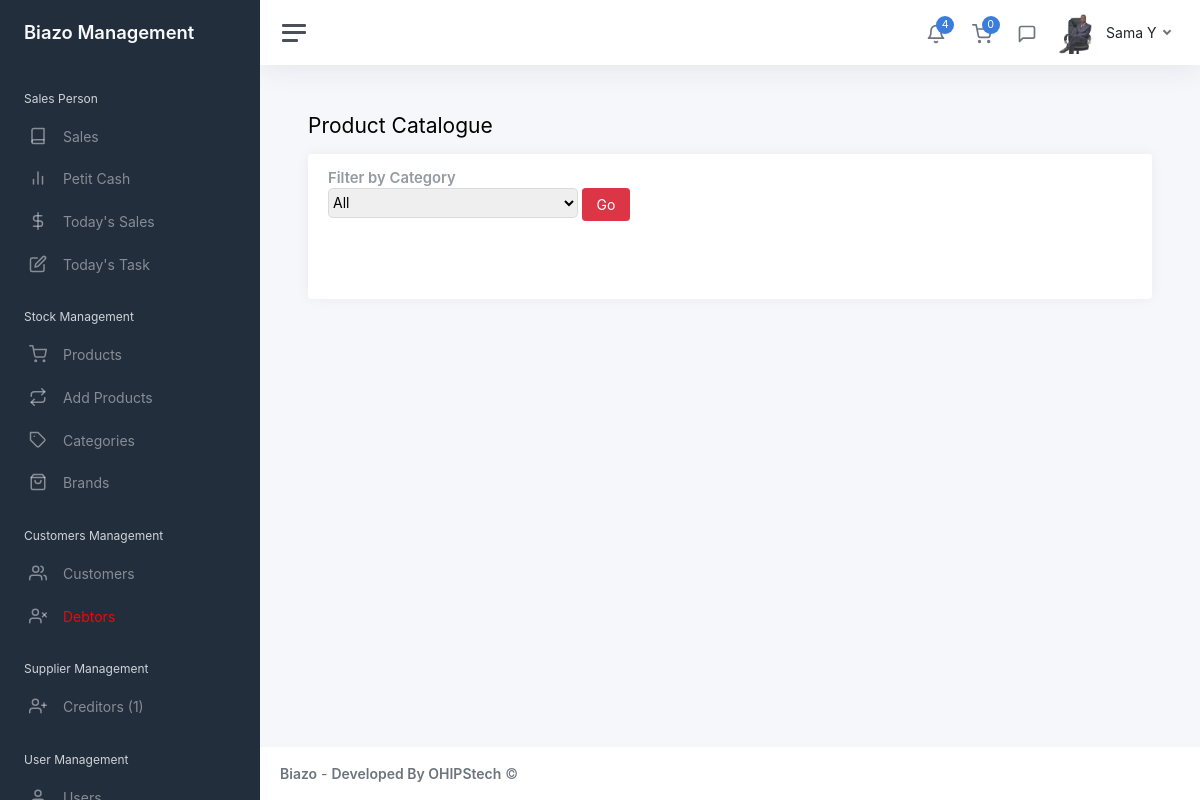
/admin/products.php (signed in), run on the app's committed database.
### tables this page shows
CREATE TABLE `users` (
  `id` int(11) NOT NULL,
  `member_name` varchar(255) NOT NULL,
  `position` varchar(255) NOT NULL,
  `dob` date NOT NULL,
  `country` varchar(255) NOT NULL,
  `gender` varchar(255) NOT NULL,
  `address` varchar(255) NOT NULL,
  `hobbies` varchar(255) NOT NULL,
  `id_no` varchar(255) NOT NULL,
  `start_date` varchar(255) NOT NULL,
  `code` varchar(20) NOT NULL,
  `phone` varchar(20) NOT NULL,
  `image` mediumblob NOT NULL,
  `employee_id` mediumblob NOT NULL,
  `employee_application` varchar(255) NOT NULL,
  `surety_name` varchar(255) NOT NULL,
  `surety_occupation` varchar(255) NOT NULL,
  `surety_phone` varchar(50) NOT NULL,
  `surety_id` varchar(255) NOT NULL,
  `surety_relationship` varchar(50) NOT NULL,
  `surety_address` varchar(50) NOT NULL,
  `surety_agreement` varchar(50) NOT NULL,
  `username` varchar(100) NOT NULL,
  `password` varchar(255) NOT NULL,
  `other` varchar(255) NOT NULL,
  `isUser` int(255) NOT NULL
);

### admin/products.php (the view, shortened to what this page needs)
<?php
    include "includes/head.php";
    include "includes/sidebar.php";
?>
<main class="content">
	<div class="container-fluid p-0">
		<h1 class="h3 mb-3">Product Catalogue</h1>
		<div class="row">
			<div class="col-12">
				<div class="card">
					<div class="card-header">
						<h5 class="card-title mb-0">Filter by Category</h5>
                        <form action="<?php echo htmlspecialchars($_SERVER["PHP_SELF"])?>" method="POST">
                            <select name="filter" style="border-radius:5px; border:1px solid #222e3c1c; width:250px; height:30px">
                                <option value="0">All</option>
                            </select>
                            <button id="clicking" onclick="autoCLick()" type="submit" name="filter_by_brand" class="btn btn-danger">Go</button>
                        </form>
					</div>
                    <br>
					<div class="card-body">
					</div>
				</div>
			</div>
		</div>
	</div>
</main>
<?php
	include "includes/footer.php";
?>

### admin/includes/sidebar.php (shortened to what this page needs)
<?php
include 'database/config.php';
$user = $_SESSION['username'];
$query = "SELECT * from users WHERE username = '$user' LIMIT 1";
$result = mysqli_query($conn, $query);
$row = mysqli_fetch_assoc($result);
?>
<div class="wrapper">
		<nav id="sidebar" class="sidebar js-sidebar">
			<div class="sidebar-content js-simplebar">
				<a class="sidebar-brand" href="index.php">
					<span class="align-middle">Biazo Management</span>
				</a>
				<ul class="sidebar-nav">
					<li class="sidebar-header">
						Sales Person
					</li>
					<li class="sidebar-item">
						<a class="sidebar-link" href="index.php?salesresult=">
							<i class="align-middle" data-feather="book"></i> <span class="align-middle">Sales</span>
						</a>
					</li>
					<li class="sidebar-item">
						<a class="sidebar-link" href="petit_cash.php?salesresult=">
							<i class="align-middle" data-feather="bar-chart-2"></i> <span class="align-middle">Petit Cash</span>
						</a>
					</li>
					<li class="sidebar-item">
						<a class="sidebar-link" href="today_sales.php">
							<i class="align-middle" data-feather="dollar-sign"></i> <span class="align-middle">Today's Sales</span>
						</a>
					</li>
					<li class="sidebar-item">
						<a class="sidebar-link" href="todays_task.php">
							<i class="align-middle" data-feather="edit"></i> <span class="align-middle">Today's Task</span>
						</a>
					</li>
					<li class="sidebar-header">
						Stock Management
					</li>
					<li class="sidebar-item">
						<a class="sidebar-link" href="products.php">
							<i class="align-middle" data-feather="shopping-cart"></i> <span class="align-middle">Products</span>
						</a>
					</li>
					<li class="sidebar-item">
						<a class="sidebar-link" href="add_prd.php">
							<i class="align-middle" data-feather="repeat"></i> <span class="align-middle">Add Products</span>
						</a>
					</li>
					<li class="sidebar-item">
						<a class="sidebar-link" href="add_cat.php?result=">
							<i class="align-middle" data-feather="tag"></i> <span class="align-middle">Categories</span>
						</a>
					</li>
					<li class="sidebar-item">
						<a class="sidebar-link" href="add_brands.php?result=">
							<i class="align-middle" data-feather="shopping-bag"></i> <span class="align-middle">Brands</span>
						</a>
					</li>
					<li class="sidebar-header">
						Customers Management
					</li>
					<li class="sidebar-item">
						<a class="sidebar-link" href="customers.php?registration">
							<i class="align-middle" data-feather="users"></i> <span class="align-middle">Customers</span>
						</a>
					</li>
					<?php
						 include 'database/config2.php';
						 $id_query = "SELECT * FROM debtors";
						 $id_stm = $conn->prepare($id_query);
						 $id_stm->execute();
						 $id_D = $id_stm->fetch(PDO::FETCH_ASSOC);
						 $D_H = $id_D['debtor_id'];
					?>
					<li class="sidebar-item">
						<a class="sidebar-link" style="color:red" href="debtors.php?id=<?php echo $D_H;?>">
							<i class="align-middle" data-feather="user-x"></i> <span class="align-middle">Debtors</span>
						</a>
					</li>
					<li class="sidebar-header">
						Supplier Management
					</li>
					<li class="sidebar-item">
						<?php
						$mm = "SELECT * FROM creditors WHERE balance > 0";
						$aa = $conn->prepare($mm);
						$aa->execute();
						$aacount = $aa->rowCount();
						?>
						<a class="sidebar-link" href="add_spply.php">
							<i class="align-middle" data-feather="user-plus"></i> <span class="align-middle">Creditors (<?php echo $aacount; ?>)</span>
						</a>
					</li>
					<li class="sidebar-header">
						User Management
					</li>
					<li class="sidebar-item">
						<a class="sidebar-link" href="users.php">
							<i class="align-middle" data-feather="user"></i> <span class="align-middle">Users</span>
						</a>
					</li>
				</ul>
			</div>
		</nav>
		<div class="main">
			<nav class="navbar navbar-expand navbar-light navbar-bg">
				<a class="sidebar-toggle js-sidebar-toggle">
					<i class="hamburger align-self-center"></i>
				</a>
				<div class="navbar-collapse collapse">
					<ul class="navbar-nav navbar-align">
						<li class="nav-item dropdown">
							<a class="nav-icon dropdown-toggle" href="#" id="alertsDropdown" data-bs-toggle="dropdown">
								<div class="position-relative">
									<i class="align-middle" data-feather="bell"></i>
									<span class="indicator">4</span>
								</div>
							</a>
						</li>
						<?php
						include 'database/config2.php';
						$studentdbq = "SELECT * FROM products WHERE is_cart = 1";
						$statement2 = $conn->prepare($studentdbq);
						$statement2->execute();
						$carcount = $statement2->rowCount();
						?>
						<li class="nav-item dropdown">
							<a class="nav-icon dropdown-toggle" href="#" id="alertsDropdown" data-bs-toggle="dropdown">
								<div class="position-relative">
									<i class="align-middle" data-feather="shopping-cart"></i>
									<span class="indicator"><?php echo $carcount; ?></span>
								</div>
							</a>
						</li>
						<li class="nav-item dropdown">
							<a class="nav-icon dropdown-toggle" href="#" id="messagesDropdown" data-bs-toggle="dropdown">
								<div class="position-relative">
									<i class="align-middle" data-feather="message-square"></i>
								</div>
							</a>
						</li>
						<li class="nav-item dropdown">
							<a class="nav-link dropdown-toggle d-none d-sm-inline-block" href="#" data-bs-toggle="dropdown">
								<img src="img/employee/<?php echo $row['image']?>" class="avatar img-fluid rounded me-1" alt="Charles Hall" /> <span class="text-dark"><?php echo $row['member_name']?></span>
							</a>
						</li>
					</ul>
				</div>
			</nav>

### data on the page
users: image (picture), member_name "Sama Y"

### other printed values
$aacount "1"
$carcount "0"
